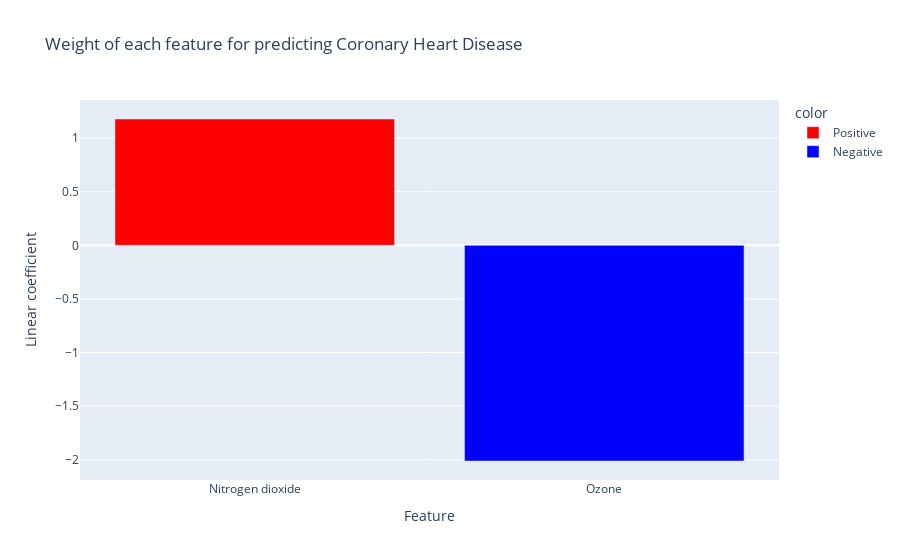

The cell this chart's notebook holds for it:
### Markdown cell above
Trying it out ... Definitely not correct so more research/worl is required with team to determin which model can be used...

### Code cell
import pandas as pd
import plotly.express as px
import plotly.graph_objects as go
from sklearn.linear_model import LinearRegression

ddf = pd.read_csv('health_pollution_final_wide.csv')
ddf = ddf[['Asthma Admissions Over 19yr', 'Nitrogen dioxide', 'Ozone']]
ddf.dropna(inplace=True)

X = ddf.drop(columns=['Asthma Admissions Over 19yr'])
y = ddf['Asthma Admissions Over 19yr']


model = LinearRegression()
model.fit(X, y)

colors = ['Positive' if c > 0 else 'Negative' for c in model.coef_]

print(model.coef_)

fig = px.bar(
    x=X.columns, y=model.coef_, color=colors,
    color_discrete_sequence=['red', 'blue'],
    labels=dict(x='Feature', y='Linear coefficient'),
    title='Weight of each feature for predicting Coronary Heart Disease'
)
fig.show()

### Figure 1 — Plotly figure (JSON) as saved in the notebook; plotly's stock layout.template omitted (floating-point values rounded to 4 significant figures)
{"data": [{"alignmentgroup": "True", "hovertemplate": "color=Positive<br>Feature=%{x}<br>Linear coefficient=%{y}<extra></extra>", "legendgroup": "Positive", "marker": {"color": "red"}, "name": "Positive", "offsetgroup": "Positive", "orientation": "v", "showlegend": true, "textposition": "auto", "type": "bar", "x": ["Nitrogen dioxide"], "xaxis": "x", "y": [1.178], "yaxis": "y"}, {"alignmentgroup": "True", "hovertemplate": "color=Negative<br>Feature=%{x}<br>Linear coefficient=%{y}<extra></extra>", "legendgroup": "Negative", "marker": {"color": "blue"}, "name": "Negative", "offsetgroup": "Negative", "orientation": "v", "showlegend": true, "textposition": "auto", "type": "bar", "x": ["Ozone"], "xaxis": "x", "y": [-2.011], "yaxis": "y"}], "layout": {"barmode": "relative", "legend": {"title": {"text": "color"}, "tracegroupgap": 0}, "title": {"text": "Weight of each feature for predicting Coronary Heart Disease"}, "xaxis": {"anchor": "y", "domain": [0, 1], "title": {"text": "Feature"}}, "yaxis": {"anchor": "x", "domain": [0, 1], "title": {"text": "Linear coefficient"}}}}
